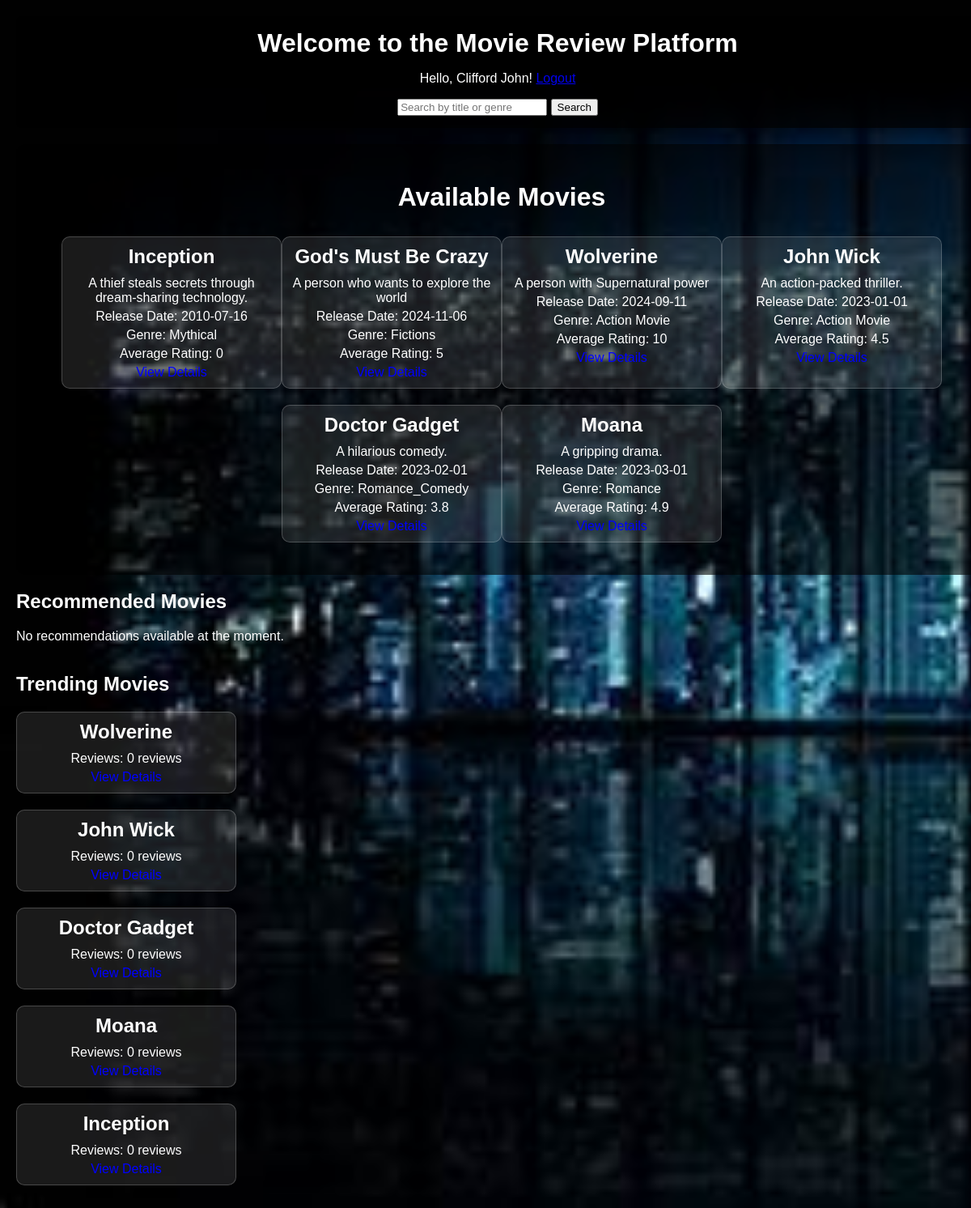
/index.php (signed in), run on the app's committed database.
### tables this page shows
CREATE TABLE `movies` (
  `movie_id` int(11) NOT NULL,
  `title` varchar(255) NOT NULL,
  `description` text DEFAULT NULL,
  `release_date` date DEFAULT NULL,
  `avg_rating` float DEFAULT 0,
  `genre_id` int(11) DEFAULT NULL
);

CREATE TABLE `genres` (
  `genre_id` int(11) NOT NULL,
  `genre_name` varchar(100) NOT NULL
);

### classes/Movies.php (called while the page is built, shortened)
<?php
class Movie {
    private $conn;
    private $movie_id;
    public function __construct($conn, $movie_id) {
        $this->conn = $conn;
        $this->movie_id = $movie_id;
        $this->loadMovie();
    }
    private function loadMovie() {
        $stmt = $this->conn->prepare("SELECT * FROM movies WHERE movie_id = ?");
        $stmt->execute([$this->movie_id]);
        $movie = $stmt->fetch(PDO::FETCH_ASSOC);
    }
    public function getTrendingMovies() {
        $stmt = $this->conn->prepare("
            SELECT m.movie_id, m.title, COUNT(r.review_id) AS review_count
            FROM movies m
            LEFT JOIN reviews r ON m.movie_id = r.movie_id
            GROUP BY m.movie_id
            ORDER BY review_count DESC
            LIMIT 5
        ");
        $stmt->execute();
        return $stmt->fetchAll(PDO::FETCH_ASSOC);
    }
}

### index.php (the view, shortened to what this page needs)
<?php
include 'db.php';
include 'classes/Movies.php';
$movies = [];
$recommended_movies = [];
$trending_movies = [];
$search_results = [];
$search_query = '';
try {
    if ($search_query != '') {
        $stmt = $conn->prepare("
            SELECT m.movie_id, m.title, m.description, m.release_date, m.avg_rating, g.genre_name
            FROM movies m
            LEFT JOIN genres g ON m.genre_id = g.genre_id
            WHERE m.title LIKE ? OR g.genre_name LIKE ?
        ");
        $stmt->execute(['%' . $search_query . '%', '%' . $search_query . '%']);
        $search_results = $stmt->fetchAll(PDO::FETCH_ASSOC);
    } else {
        $stmt = $conn->prepare("
            SELECT m.movie_id, m.title, m.description, m.release_date, m.avg_rating, g.genre_name
            FROM movies m
            LEFT JOIN genres g ON m.genre_id = g.genre_id
        ");
        $stmt->execute();
        $movies = $stmt->fetchAll(PDO::FETCH_ASSOC);
    }
    if (!empty($movies)) {
        $movie = new Movie($conn, $movies[0]['movie_id']);
        $recommended_movies = $movie->getRecommendedMovies();
    }
    $movie = new Movie($conn, $movies[0]['movie_id']);
    $trending_movies = $movie->getTrendingMovies();
} catch (Exception $e) {
    $error_message = "Error fetching movies: " . $e->getMessage();
}
?>
<!DOCTYPE html>
<html lang="en">
<head>
    <link rel="stylesheet" href="style.css">
</head>
<body>
    <header>
        <h1>Welcome to the Movie Review Platform</h1>
        <?php if (isset($_SESSION['username'])): ?>
            <p>Hello, <?php echo htmlspecialchars($_SESSION['username']); ?>! <a href="user.php?action=logout">Logout</a></p>
        <?php else: ?>
            <p>Hello, Guest! <a href="user.php">Login</a></p>
        <?php endif; ?>
        <form action="index.php" method="GET">
            <input type="text" name="search" placeholder="Search by title or genre" value="<?php echo htmlspecialchars($search_query); ?>" required>
            <button type="submit">Search</button>
        </form>
    </header>
    <section class="movies">
        <h2>Available Movies</h2>
        <?php if (!empty($search_results)): ?>
            <h3>Search Results for "<?php echo htmlspecialchars($search_query); ?>"</h3>
            <?php foreach ($search_results as $movie): ?>
                <div class="movie">
                    <h3><?php echo htmlspecialchars($movie['title']); ?></h3>
                    <p><?php echo htmlspecialchars($movie['description']); ?></p>
                    <p>Release Date: <?php echo htmlspecialchars($movie['release_date']); ?></p>
                    <p>Genre: <?php echo htmlspecialchars($movie['genre_name'] ?? 'Unknown'); ?></p>
                    <p>Average Rating: <?php echo htmlspecialchars($movie['avg_rating'] ?? 'No ratings yet'); ?></p>
                    <a href="movie.php?movie_id=<?php echo $movie['movie_id']; ?>">View Details</a>
                </div>
            <?php endforeach; ?>
        <?php elseif (!empty($movies)): ?>
            <?php foreach ($movies as $movie): ?>
                <div class="movie">
                    <h3><?php echo htmlspecialchars($movie['title']); ?></h3>
                    <p><?php echo htmlspecialchars($movie['description']); ?></p>
                    <p>Release Date: <?php echo htmlspecialchars($movie['release_date']); ?></p>
                    <p>Genre: <?php echo htmlspecialchars($movie['genre_name'] ?? 'Unknown'); ?></p>
                    <p>Average Rating: <?php echo htmlspecialchars($movie['avg_rating'] ?? 'No ratings yet'); ?></p>
                    <a href="movie.php?movie_id=<?php echo $movie['movie_id']; ?>">View Details</a>
                </div>
            <?php endforeach; ?>
        <?php else: ?>
            <p>No movies available at the moment.</p>
        <?php endif; ?>
    </section>
    <section class="recommended-movies">
        <h2>Recommended Movies</h2>
        <?php if (!empty($recommended_movies)): ?>
            <?php foreach ($recommended_movies as $rec_movie): ?>
                <div class="movie">
                    <h3><?php echo htmlspecialchars($rec_movie['title']); ?></h3>
                    <p>Genre: <?php echo htmlspecialchars($rec_movie['genre_name']); ?></p>
                    <a href="movie.php?movie_id=<?php echo $rec_movie['movie_id']; ?>">View Details</a>
                </div>
            <?php endforeach; ?>
        <?php else: ?>
            <p>No recommendations available at the moment.</p>
        <?php endif; ?>
    </section>
    <section class="trending-movies">
        <h2>Trending Movies</h2>
        <?php if (!empty($trending_movies)): ?>
            <?php foreach ($trending_movies as $trend_movie): ?>
                <div class="movie">
                    <h3><?php echo htmlspecialchars($trend_movie['title']); ?></h3>
                    <p>Reviews: <?php echo htmlspecialchars($trend_movie['review_count']); ?> reviews</p>
                    <a href="movie.php?movie_id=<?php echo $trend_movie['movie_id']; ?>">View Details</a>
                </div>
            <?php endforeach; ?>
        <?php else: ?>
            <p>No trending movies at the moment.</p>
        <?php endif; ?>
    </section>
</body>
</html>

### style.css (style rules this page uses)
body { display: flex; justify-content: flex-start; align-items: flex-start; min-height: 100vh; margin: 0; background-image: url('img/cinema.jpg'); background-size: cover; color: white; font-family: Arial, sans-serif; padding: 20px; flex-direction: column; }
header { background-color: rgba(0, 0, 0, 0.7); padding: 15px; border-radius: 5px; width: 100%; text-align: center; margin-bottom: 20px; }
header h1 { font-size: 2rem; margin: 0; }
header p { font-size: 1rem; }
section.movies { display: flex; flex-wrap: wrap; justify-content: center; padding: 20px; width: 100%; max-width: 1200px; margin: 0 auto; background-color: rgba(0, 0, 0, 0.6); border-radius: 10px; color: white; }
section.movies h2 { text-align: center; font-size: 2rem; margin-bottom: 30px; width: 100%; }
.movie { margin-bottom: 20px; padding: 10px; width: 250px; border: 1px solid rgba(255, 255, 255, 0.2); border-radius: 10px; background-color: rgba(255, 255, 255, 0.1); text-align: center; }
.movie h3 { margin: 0 0 10px; font-size: 1.5rem; }
.movie p { margin: 5px 0; }
.movie a { color: #00f; text-decoration: none; }

### data on the page
movies: title "Inception", description "A thief steals secrets through dream-sharing technology.", release_date "2010-07-16", genre.genre_name "Mythical", avg_rating "0", review_count "0"
movies: title "God's Must Be Crazy", description "A person who wants to explore the world", release_date "2024-11-06", genre.genre_name "Fictions", avg_rating "5"
movies: title "Wolverine", description "A person with Supernatural power", release_date "2024-09-11", genre.genre_name "Action Movie", avg_rating "10", review_count "0"
movies: title "John Wick", description "An action-packed thriller.", release_date "2023-01-01", genre.genre_name "Action Movie", avg_rating "4.5", review_count "0"
movies: title "Doctor Gadget", description "A hilarious comedy.", release_date "2023-02-01", genre.genre_name "Romance_Comedy", avg_rating "3.8", review_count "0"
movies: title "Moana", description "A gripping drama.", release_date "2023-03-01", genre.genre_name "Romance", avg_rating "4.9", review_count "0"

### other printed values
$_SESSION['username'] "Clifford John"
